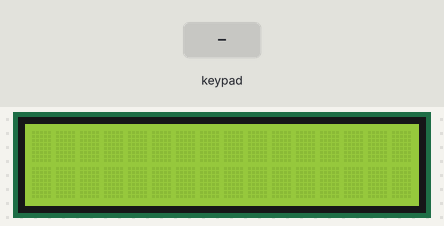
Recording of a sketch running on a simulated Arduino Mega 2560, built with avr-gcc and run on an emulated ATmega2560. On the bench: 16×2 character LCD. The test bench sets the inputs (shaded band).

Above: at 1.2 s.
1.3 s: keypad keys 2 2 2 4 2 6 2 8 # pressed 0.4 s apart
At 5.9 s:
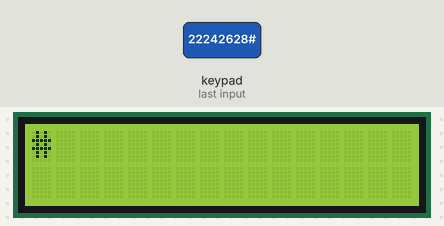
6.4 s: key 'A' pressed
At 7.3 s:
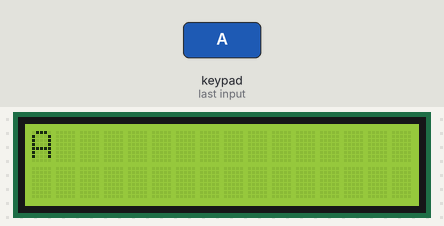
7.9 s: key 'B' pressed
At 8.4 s:
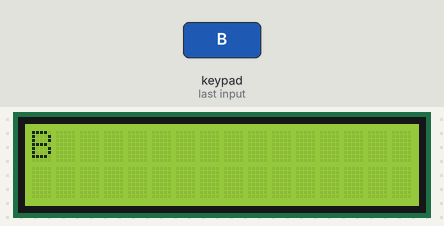
9.4 s: keypad keys 2 2 2 4 2 6 2 8 * pressed 0.4 s apart
At 13.0 s:
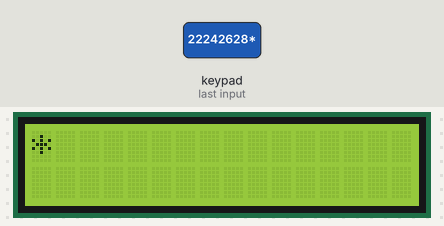
14.5 s: key 'C' pressed
At 15.6 s:
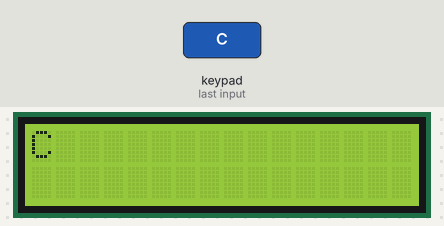
16.0 s: keypad keys 2 2 2 4 2 6 2 8 D pressed 0.4 s apart
At 16.8 s:
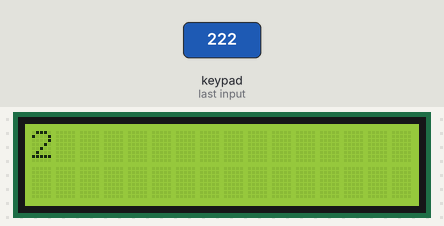
Timing chart, 0 to 19.0 s (numbered marks = the images above; inputs shaded):
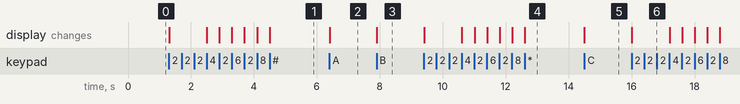

Measured:
- after the input at 1.3 s, the display: first changes at once (image 1 shows a later state)
- after the input at 6.4 s, the display: changes at once (image 2)
- after the input at 7.9 s, the display: changes at once (image 3)
- after the input at 9.4 s, the display: first changes at once (image 4 shows a later state)
- after the input at 14.5 s, the display: changes at once (image 5)
- after the input at 16.0 s, the display: changes at once (image 6)

The sketch:

keypad_lcd.ino
```cpp
#include <Keypad.h>
#include <LiquidCrystal.h>

LiquidCrystal lcd(7, 8, 9, 10, 11, 12);

const byte rows = 4;
const byte cols = 4;

char keys[rows][cols] = {
  {'1','2','3','A'},
  {'4','5','6','B'},
  {'7','8','9','C'},
  {'*','0','#','D'}
};

byte rowPins[rows] = {22, 24, 26, 28};
byte colPins[cols] = {30, 32, 34, 36};

Keypad customKeypad = Keypad( makeKeymap(keys), rowPins, colPins, rows, cols);

void setup()
{
  lcd.clear();
  lcd.begin(16,2);
}

void loop()
{
  char customKey = customKeypad.getKey();
  lcd.setCursor(0,0);
  if (customKey)
  {
    lcd.print(customKey);
  }
}
```
